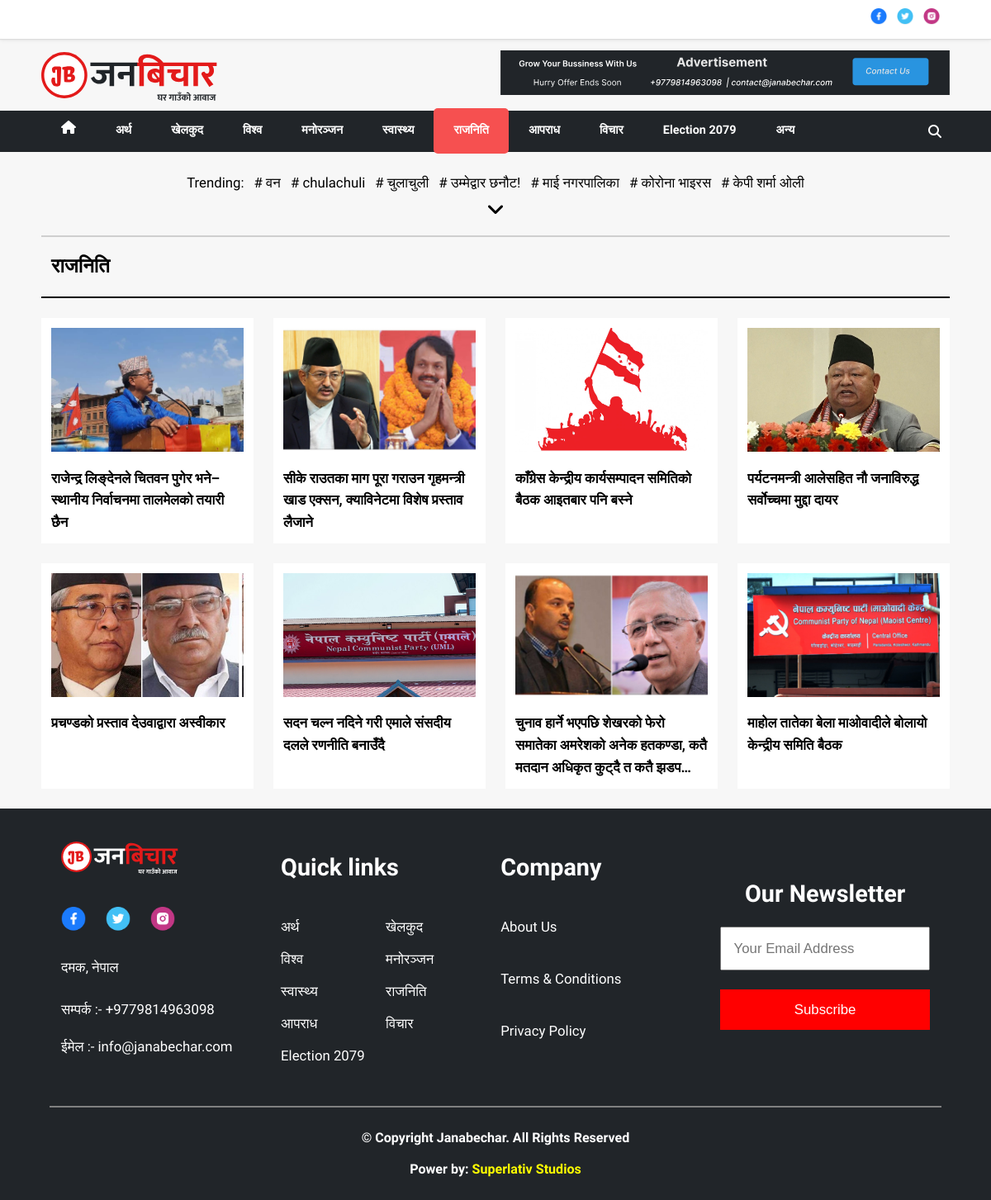
Before: /category/politics/ with the older database file.
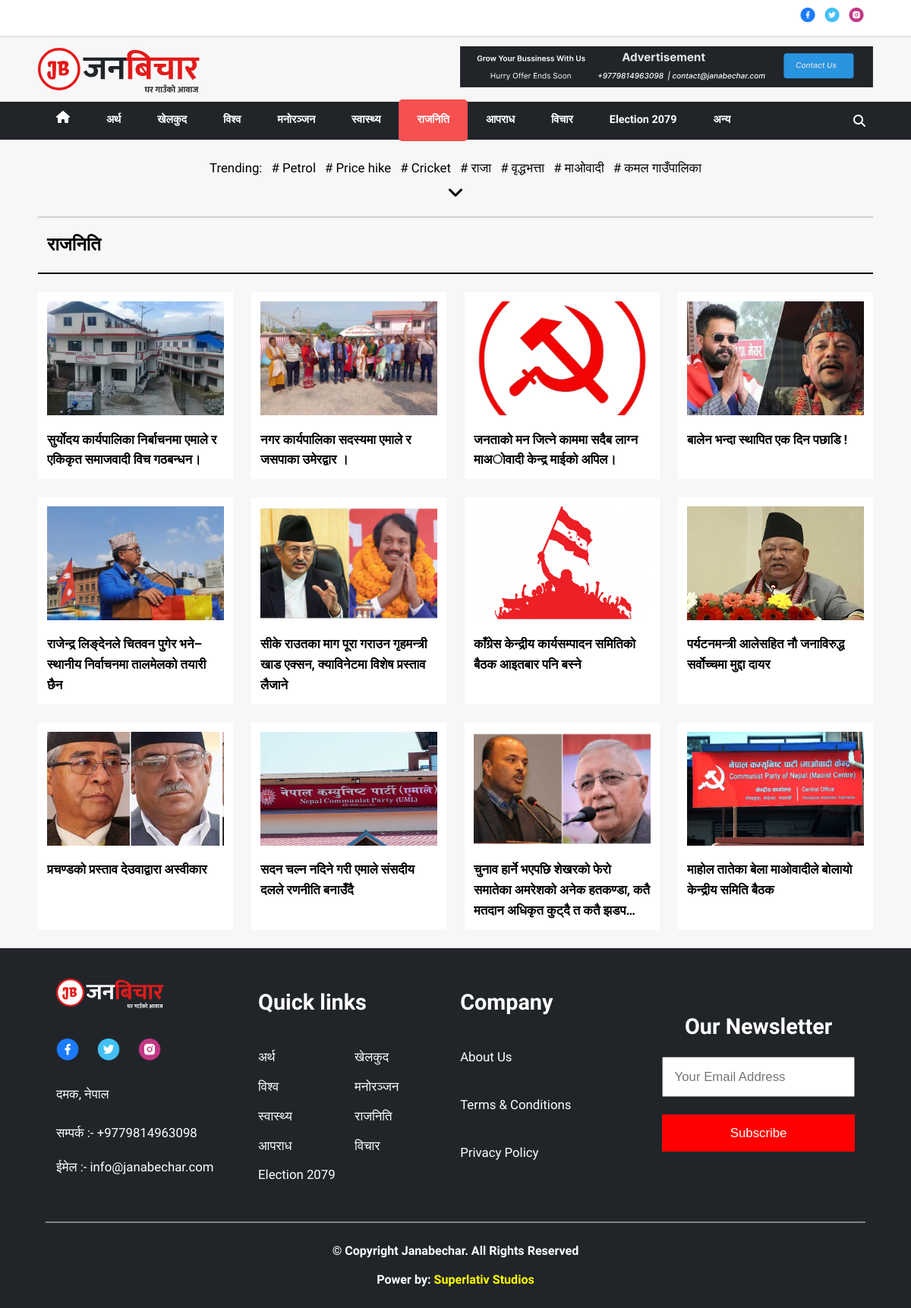
After: the same page with the newer database file.
### news/models.py (models this page shows, shortened)
class Category(models.Model):
    title = models.CharField(max_length=200, blank=True, null=True)
    name = models.CharField(max_length=200)

class Tag(models.Model):
    name = models.CharField(max_length=200)
    created_at = models.DateTimeField(auto_now_add=True)

class News(models.Model):
    title = models.CharField(max_length=500)
    is_highlighted = models.BooleanField(default=False)
    is_main = models.BooleanField(default=False)
    category = models.ForeignKey(
        Category, on_delete=models.CASCADE, related_name='cat')
    tag = models.ManyToManyField(
        Tag, blank=True, related_name='tag')
    description = models.TextField(blank=True, null=True)
    content = RichTextUploadingField(blank=True, null=True)
    image = models.ImageField(blank=True, upload_to=get_obs_upload_path())
    published_at = models.DateTimeField()
    updated_at = models.DateTimeField(auto_now=True)
    class Meta:
        verbose_name_plural = 'News'

### news/views.py (the view)
# urls.py: path("category/<str:title>/", category, name="category"),
def category(request, title):
    npdate = TodayBS()
    category = get_object_or_404(Category, title=title)
    news = News.objects.filter(category=category).order_by('-published_at')
    tags = Tag.objects.order_by('-created_at')
    categories = Category.objects.exclude(title='more')
    recent_update = News.objects.filter(
        is_main=False, is_highlighted=False).order_by('-published_at')[0:6]
    page = category.title
    context = {
        'npdate': npdate,
        'page': page,
        'category': category,
        'news': news,
        'tags': tags,
        'categories': categories,
        'recent_update': recent_update,
    }
    return render(request, 'category.html', context)

### news/utils.py (called while the page is built)
def TodayBS():
    today = datetime.now()
    date = convert_AD_to_BS(today.year, today.month, today.day)
    ne_date = bsdate(date[0], date[1], date[2])
    return ne_date.strftime("%B %d %Y,%A", lang='ne')

### templates/category.html (shortened to what this page needs)
{% extends 'base.html' %}
{% load static %}
{% block content %}
<div class="fs-2 fw-bold pl-1  pv-1-5 border-style  my-container">{{category.name}} </div>
<div class="my-container grid grid-column-4-1fr mob-grid gap-2 pt-2 pb-2">
    {% for new in news%}
    {% include 'include/news-article.html' %}
    {%endfor%}
</div>
{% endblock %}

### templates/include/header.html (shortened to what this page needs)
{% load static%}
<div class="expanded-w h-48 center border-bottom-1-gray box-white">
    <div class="row sb ai-center my-container pl-1 pr-1">
        <div class="row gap-1 center">
            <a href="#"> <img class="h-20" src="{% static 'media/Facebook.png' %}" alt=""></a>
            <a href="#"> <img class="h-20" src="{% static 'media/Twitter.png' %}" alt=""></a>
            <a href="#"> <img class="h-20" src="{% static 'media/Instagram.png' %}" alt=""></a>
        </div>
    </div>
</div>
<div class="my-container pv-0-5">
    <div class="grid-column-2-1fr mob-grid center gap-1">
        <div class="expanded-w center-800">
            <img class="cover expanded-40 pointer" onclick="redirectHome()"
                src="{% static 'media/logo/janabechar.svg' %}" alt="">
        </div>
        <div class="">
            <img class="cover expanded-w" src="{% static 'media/banner/banner.svg' %}" alt="">
        </div>
    </div>
</div>
<div class="nav-wrapper expanded-w bg-lightblack" id="nav-wrapper">
    <div class="container my-container ">
        <div class="menu-items fs-1-2" id="menu-items">
            {% if page == 'home' %}
            <a class="nav-link active text-white" href="{% url 'home' %}"> <i class="fa fa-home"
                    aria-hidden="true"></i></a>
            {% else %}
            <a class="nav-link" href="{% url 'home' %}"> <i class="fa fa-home" aria-hidden="true"></i></a>
            {% endif %}
            {% for category in categories %}
            {% if page == category.title %}
            <a class="nav-link active text-white" href="{% url 'category' title=category.title %}">{{category.name}}</a>
            {% else %}
            <a class="nav-link" href="{% url 'category' title=category.title %}">{{category.name}}</a>
            {% endif %}
            {%endfor%}
            <a class="nav-link" href="{% url 'category' title='more' %}">अन्य</a>
        </div>
        <div class="column">
            <i class="fa fa-search padding-10 text-white pointer" id="search-icon" aria-hidden="true"
                onclick="showSearchInput()">
            </i>
        </div>
    </div>
</div>

### templates/include/trending.html (shortened to what this page needs)
{% load static%}
<div class="my-container pad-2 fs-1-4 center bxshadow pt-2 pb-1">
    <div class="row-wrapper gap-1">
        <p>Trending:</p>
        {% for tag in tags %} {% if forloop.counter < 8 %} <a href="{% url 'tag' name=tag.name %}"># {{tag.name}}</a>
            {% endif %}
            {% endfor %}
    </div>
    <div class=" fw-bold">
        <p id="show-tag" class="pointer fs-2" onclick="showtages()">
            <i class="fa fa-angle-down" aria-hidden="true"></i>
        </p>
    </div>
</div>

### templates/include/news-article.html
{% load static %}
<div class="expanded-w bg-white pad-1">
    <a href="{% url 'news' id=new.id %}">
        <img class="expanded-w  h-150 cover pointer" src="{{new.image.url}}" alt="">
    </a>
    <div class="line-limit-3 fs-1-4 fw-bold pt-1">
        <a href="{% url 'news' id=new.id %}">
            {{new.title}}
        </a>
    </div>
</div>

### templates/include/footer.html (shortened to what this page needs)
{% load static %}
<footer class="expanded center bg-lightblack  ">
    <div class="my-container pad-2 grid grid-column-4-1fr mob-grid text-white gap-2 ">
        <div class="logo-footer column gap-1 expanded-w">
            <img class="expanded-60 pt-0-8" src="{% static 'media/logo/janabechar-black.svg' %}" alt="">
            <div class="row dec-none gap-2 pt-2  ">
                <a href="#"> <img class="h-30" src="{% static 'media/Facebook.png' %}" alt=""></a>
                <a href="#"> <img class="h-30" src="{% static 'media/Twitter.png' %}" alt=""></a>
                <a href="#"> <img class="h-30" src="{% static 'media/Instagram.png' %}" alt=""></a>
            </div>
            <div class=" pt-1 fs-1-4 ">दमक, नेपाल</div>
            <div class=" pt-1 fs-1-4 ">सम्पर्क :- +9779814963098</div>
            <div class=" pt-0-5 fs-1-4 ">ईमेल :- info@janabechar.com</div>
        </div>
        <div class="contact-footer column   gap-1 expanded-w  pt-2">
            <div class="fs-2-4 fw-bold">Quick links</div>
            <div class="grid grid-column-2-1fr pt-2 fs-1-4 text-white gap-1">
                {% for category in categories %}
                <a class=" text-white" href="{% url 'category' title=category.title %}">{{category.name}}</a>
                {% endfor %}
            </div>
        </div>
        <div class="contact-footer column gap-1 expanded-w pt-2">
            <a class=" fs-2-4 fw-bold">Company</a>
            <a class=" circle-icon pt-2 fs-1-4">About Us</a>
            <a class="fs-1-4 pt-2">Terms & Conditions</a>
            <a class="fs-1-4 pt-2">Privacy Policy</a>
        </div>
        <div class="expanded-w center">
            <div class="subscribe-box column gap-0-5 text-center expanded-w  h-200 expanded pt-1" id="subscribe-input">
                <a class=" fs-2-4 fw-bold">Our Newsletter</a>
                <div class="sb-1"></div>
                <input type="text" class="pad-1-2 fs-1-4" id="email-subscription" placeholder="Your Email Address">
                <div class="sb-1"></div>
                <button type="submit" class=" btn  pad-1-2 fs-1-4 text-white bg-red pointer" id="subscribe-button"
                    onclick="subscribe()">Subscribe</button>
            </div>
        </div>
    </div>
    <div class="sb-2"></div>
    <hr width="90%" color="gray">
    <div class="sb-2"></div>
    <div class="column center fs-2 text-white pb-2 gap-1">
        <h6>© Copyright Janabechar. All Rights Reserved</h6>
        <h6>Power by: <a class="text-yellow" href="http://superlativstudios.com/"> Superlativ Studios</a>
        </h6>
    </div>
</footer>

Changed rows visible on the page:
no longer on this page (row unchanged): Tag: name "वन"
no longer on this page (row unchanged): Tag: name "chulachuli"
no longer on this page (row unchanged): Tag: name "चुलाचुली"
no longer on this page (row unchanged): Tag: name "उम्मेद्वार छनौट!"
no longer on this page (row unchanged): Tag: name "माई नगरपालिका"
no longer on this page (row unchanged): Tag: name "कोरोना भाइरस"
no longer on this page (row unchanged): Tag: name "केपी शर्मा ओली"
added Tag: name "Petrol"
added Tag: name "Price hike"
added Tag: name "Cricket"
added Tag: name "राजा"
added Tag: name "वृद्धभत्ता"
added Tag: name "माओवादी"
added Tag: name "कमल गाउँपालिका"
added News: image (picture), title "सुर्योदय कार्यपालिका निर्बाचनमा एमाले र एकिकृत समाजवादी विच गठबन्धन।"
added News: image (picture), title "नगर कार्यपालिका सदस्यमा एमाले र जसपाका उमेरद्वार ।"
added News: image (picture), title "जनताको मन जित्ने काममा सदैब लाग्न माअोवादी केन्द्र माईको अपिल।"
added News: image (picture), title "बालेन भन्दा स्थापित एक दिन पछाडि !"
